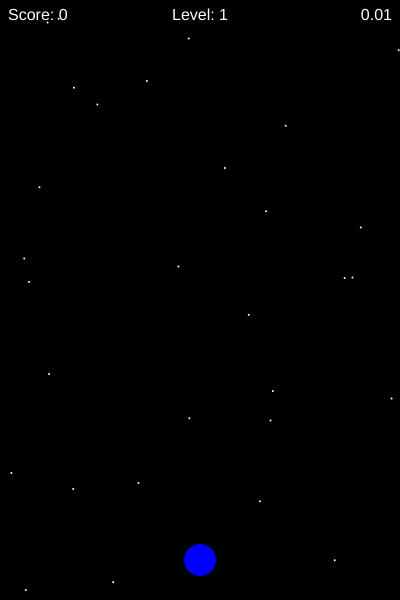
Frame 1 (no input)
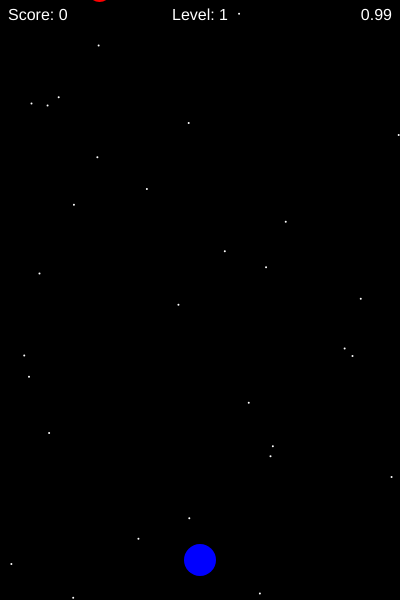
Frame 60 (no input)
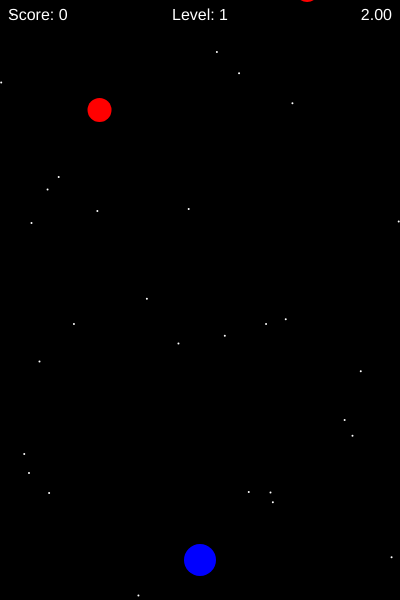
Frame 120 (the mouse pressed at the canvas centre since frame 60)

The p5.js sketch that drew these frames (run headless with seeded random() and noise() and a simulated clock; from frame 60 on, the mouse is pressed at the canvas centre):

// p5.js sketch
// ── sketch.js
let canvasW=400;let canvasH=600;let player;let bullets=[];let enemies=[];let particles=[];let stars=[];let score=0;let gameOver=false;let shootCooldown=0;let elapsedMs=0;let level=1;let baseEnemySpeed=2
function setup(){createCanvas(canvasW,canvasH);player={x:canvasW/2,y:canvasH-40,r:16,spd:5};for(let i=0;i<30;i++){let sx=random(0,canvasW);let sy=random(0,canvasH);let sspd=random(0.5,2);stars.push({x:sx,y:sy,spd:sspd})}textAlign(LEFT,TOP);textSize(16);noStroke()}
function draw(){background(0);for(let i=stars.length-1;i>=0;i--){let s=stars[i];s.y+=s.spd;if(s.y>canvasH+2){s.y=-2;s.x=random(0,canvasW)}fill(255);ellipse(s.x,s.y,2,2)}if(!gameOver){elapsedMs+=deltaTime;if(keyIsDown(LEFT_ARROW)){player.x-=player.spd}if(keyIsDown(RIGHT_ARROW)){player.x+=player.spd}if(player.x<player.r){player.x=player.r}if(player.x>canvasW-player.r){player.x=canvasW-player.r}if(keyIsDown(32)&&shootCooldown<=0){bullets.push({x:player.x,y:player.y-player.r,r:4,vy:-8});shootCooldown=8}if(shootCooldown>0){shootCooldown--}if(frameCount%60===0){let ex=random(12,canvasW-12);enemies.push({x:ex,y:-12,r:12,vy:baseEnemySpeed,hp:3})}for(let i=bullets.length-1;i>=0;i--){let b=bullets[i];b.y+=b.vy;if(b.y<-b.r){bullets.splice(i,1)}}for(let i=enemies.length-1;i>=0;i--){let e=enemies[i];e.y+=e.vy;if(e.y>canvasH+e.r){enemies.splice(i,1);continue}if(dist(e.x,e.y,player.x,player.y)<e.r+player.r){gameOver=true}}for(let i=enemies.length-1;i>=0;i--){for(let j=bullets.length-1;j>=0;j--){let e=enemies[i];let b=bullets[j];if(dist(e.x,e.y,b.x,b.y)<e.r+b.r){e.hp--;e.r*=0.85;bullets.splice(j,1);if(e.hp<=0){for(let k=0;k<8;k++){let ang=random(0,TWO_PI);let sp=random(1,4);particles.push({x:e.x,y:e.y,vx:cos(ang)*sp,vy:sin(ang)*sp,r:3,life:20})}enemies.splice(i,1);score++;if(score%20===0){level++;baseEnemySpeed*=1.1;for(let m=0;m<enemies.length;m++){enemies[m].vy*=1.1}}}break}}}for(let i=particles.length-1;i>=0;i--){let p=particles[i];p.x+=p.vx;p.y+=p.vy;p.life--;if(p.life<=0){particles.splice(i,1)}}}else{fill(255,0,0);textSize(32);textAlign(CENTER,CENTER);text("GAME OVER",canvasW/2,canvasH/2-20);textSize(14);textAlign(CENTER,TOP);text("Press R to restart",canvasW/2,canvasH/2+10)}fill(0,0,255);ellipse(player.x,player.y,player.r*2,player.r*2);fill(255,255,0);for(let i=0;i<bullets.length;i++){let b=bullets[i];ellipse(b.x,b.y,b.r*2,b.r*2)}fill(255,0,0);for(let i=0;i<enemies.length;i++){let e=enemies[i];ellipse(e.x,e.y,e.r*2,e.r*2)}for(let i=0;i<particles.length;i++){let p=particles[i];fill(255,150,0,map(p.life,0,20,0,255));ellipse(p.x,p.y,p.r*2,p.r*2)}fill(255);textAlign(LEFT,TOP);textSize(16);text("Score: "+score,8,8);textAlign(CENTER,TOP);text("Level: "+level,canvasW/2,8);let sec=Math.floor(elapsedMs/10)/100;let timeStr=sec.toFixed(2);textAlign(RIGHT,TOP);text(timeStr,canvasW-8,8)}
function keyPressed(){if(key==="r"||key==="R"){resetGame()}}
function resetGame(){player.x=canvasW/2;player.y=canvasH-40;bullets=[];enemies=[];particles=[];score=0;gameOver=false;shootCooldown=0;elapsedMs=0;level=1;baseEnemySpeed=2}
